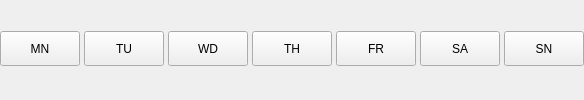
                    <widget class="QWidget" name="selectWeekPage">
                     <layout class="QGridLayout" name="gridLayout_2">
                      <property name="leftMargin">
                       <number>0</number>
                      </property>
                      <property name="topMargin">
                       <number>0</number>
                      </property>
                      <property name="rightMargin">
                       <number>0</number>
                      </property>
                      <property name="bottomMargin">
                       <number>0</number>
                      </property>
                      <property name="horizontalSpacing">
                       <number>4</number>
                      </property>
                      <property name="verticalSpacing">
                       <number>6</number>
                      </property>
                      <item row="0" column="0">
                       <widget class="QPushButton" name="dayOfWeekB1">
                        <property name="minimumSize">
                         <size>
                          <width>31</width>
                          <height>35</height>
                         </size>
                        </property>
                        <property name="mouseTracking">
                         <bool>true</bool>
                        </property>
                        <property name="text">
                         <string>MN</string>
                        </property>
                        <property name="checkable">
                         <bool>true</bool>
                        </property>
                        <property name="checked">
                         <bool>false</bool>
                        </property>
                        <property name="autoExclusive">
                         <bool>true</bool>
                        </property>
                       </widget>
                      </item>
                      <item row="1" column="0">
                       <spacer name="verticalSpacer_4">
                        <property name="orientation">
                         <enum>Qt::Vertical</enum>
                        </property>
                        <property name="sizeType">
                         <enum>QSizePolicy::Fixed</enum>
                        </property>
                        <property name="sizeHint" stdset="0">
                         <size>
                          <width>20</width>
                          <height>2</height>
                         </size>
                        </property>
                       </spacer>
                      </item>
                      <item row="0" column="5">
                       <widget class="QPushButton" name="dayOfWeekB3">
                        <property name="minimumSize">
                         <size>
                          <width>31</width>
                          <height>35</height>
                         </size>
                        </property>
                        <property name="mouseTracking">
                         <bool>true</bool>
                        </property>
                        <property name="text">
                         <string>WD</string>
                        </property>
                        <property name="checkable">
                         <bool>true</bool>
                        </property>
                        <property name="autoExclusive">
                         <bool>true</bool>
                        </property>
                       </widget>
                      </item>
                      <item row="0" column="10">
                       <widget class="QPushButton" name="dayOfWeekB7">
                        <property name="minimumSize">
                         <size>
                          <width>31</width>
                          <height>35</height>
                         </size>
                        </property>
                        <property name="mouseTracking">
                         <bool>true</bool>
                        </property>
                        <property name="text">
                         <string>SN</string>
                        </property>
                        <property name="checkable">
                         <bool>true</bool>
                        </property>
                        <property name="autoExclusive">
                         <bool>true</bool>
                        </property>
                       </widget>
                      </item>
                      <item row="0" column="8">
                       <widget class="QPushButton" name="dayOfWeekB6">
                        <property name="minimumSize">
                         <size>
                          <width>31</width>
                          <height>35</height>
                         </size>
                        </property>
                        <property name="mouseTracking">
                         <bool>true</bool>
                        </property>
                        <property name="text">
                         <string>SA</string>
                        </property>
                        <property name="checkable">
                         <bool>true</bool>
                        </property>
                        <property name="autoExclusive">
                         <bool>true</bool>
                        </property>
                       </widget>
                      </item>
                      <item row="0" column="6">
                       <widget class="QPushButton" name="dayOfWeekB4">
                        <property name="minimumSize">
                         <size>
                          <width>31</width>
                          <height>35</height>
                         </size>
                        </property>
                        <property name="mouseTracking">
                         <bool>true</bool>
                        </property>
                        <property name="text">
                         <string>TH</string>
                        </property>
                        <property name="checkable">
                         <bool>true</bool>
                        </property>
                        <property name="autoExclusive">
                         <bool>true</bool>
                        </property>
                       </widget>
                      </item>
                      <item row="0" column="7">
                       <widget class="QPushButton" name="dayOfWeekB5">
                        <property name="minimumSize">
                         <size>
                          <width>31</width>
                          <height>35</height>
                         </size>
                        </property>
                        <property name="mouseTracking">
                         <bool>true</bool>
                        </property>
                        <property name="text">
                         <string>FR</string>
                        </property>
                        <property name="checkable">
                         <bool>true</bool>
                        </property>
                        <property name="autoExclusive">
                         <bool>true</bool>
                        </property>
                       </widget>
                      </item>
                      <item row="0" column="1">
                       <widget class="QPushButton" name="dayOfWeekB2">
                        <property name="minimumSize">
                         <size>
                          <width>31</width>
                          <height>35</height>
                         </size>
                        </property>
                        <property name="mouseTracking">
                         <bool>true</bool>
                        </property>
                        <property name="text">
                         <string>TU</string>
                        </property>
                        <property name="checkable">
                         <bool>true</bool>
                        </property>
                        <property name="autoExclusive">
                         <bool>true</bool>
                        </property>
                       </widget>
                      </item>
                     </layout>
                     <zorder>dayOfWeekB6</zorder>
                     <zorder>dayOfWeekB1</zorder>
                     <zorder>dayOfWeekB7</zorder>
                     <zorder>dayOfWeekB3</zorder>
                     <zorder>dayOfWeekB2</zorder>
                     <zorder>dayOfWeekB4</zorder>
                     <zorder>dayOfWeekB5</zorder>
                     <zorder>verticalSpacer_4</zorder>
                    </widget>
